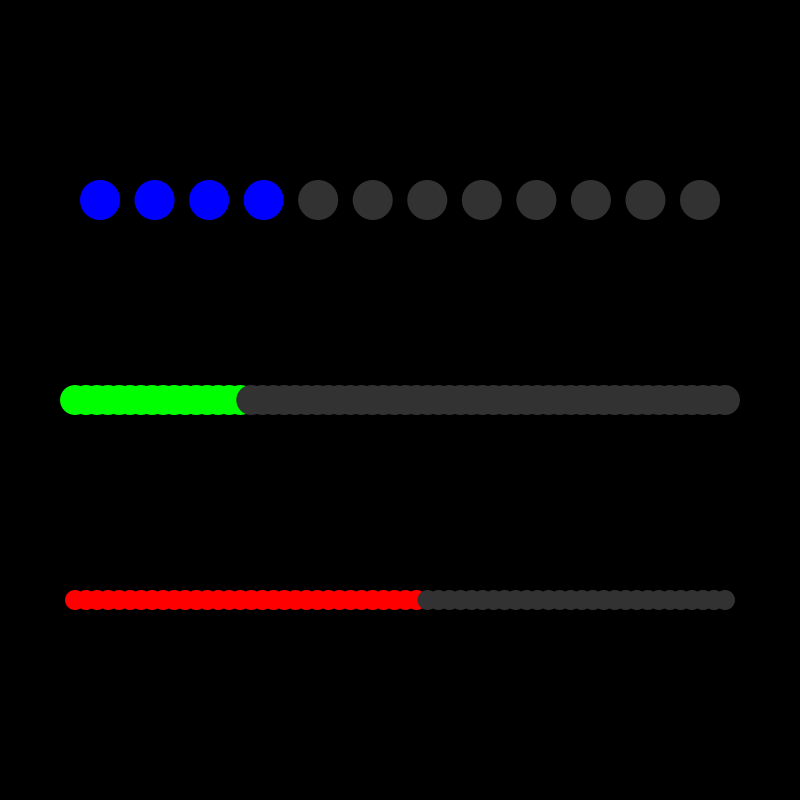
Frame 1 (no input)
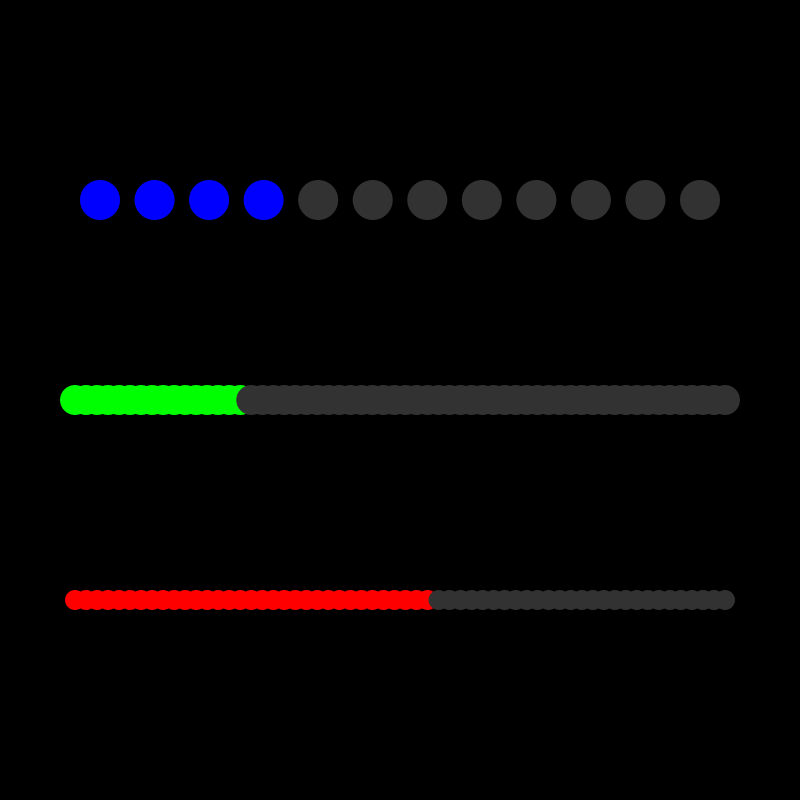
Frame 60 (the mouse pressed at the canvas centre just before this capture)
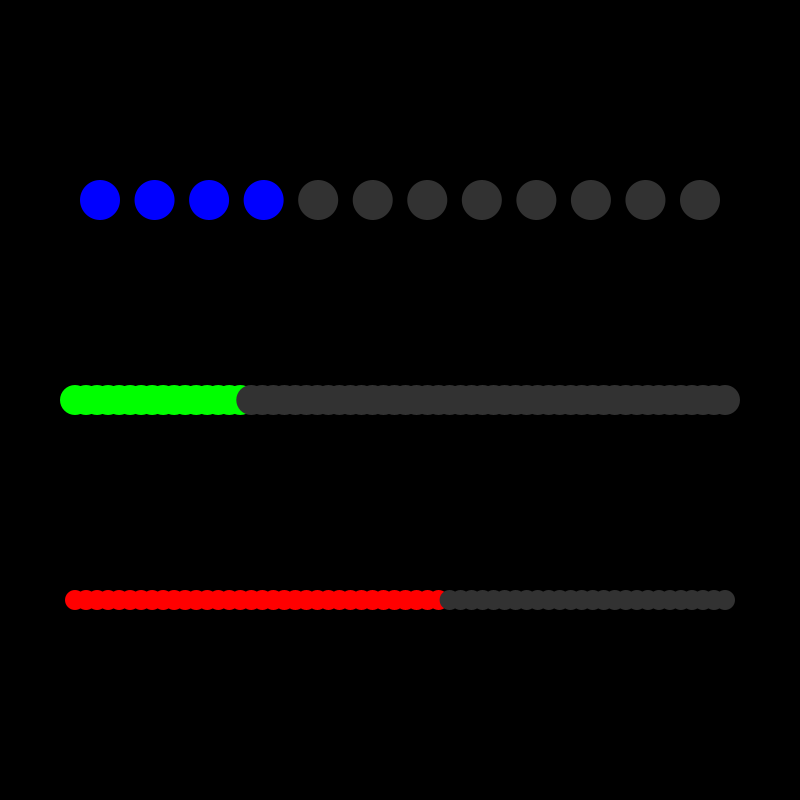
Frame 120 (the mouse held since frame 60 and released just before this capture)

The Processing sketch that drew these frames (run headless with seeded random() and noise(); from frame 60 on, the mouse is pressed at the canvas centre):

// Processing sketch: REYESabigail_ENTREGA_RELOJ
// ── REYESabigail_ENTREGA_RELOJ.pde
//Abigail Reyes - 202312353
//ENTREGA RELOJ 

void setup() {
size(800, 800);         
background(0);           
}

void draw() {
background(0);
fill(255);
noStroke();

// definir variables
int cantidadHoras = 12;
int cantidadMinSeg = 60;
int margenHoras = 100;
int margenMinSeg = 75;
int tamañoHora = 40;
int tamañoMinuto = 30;
int tamañoSegundo = 20;
int alturaHoras = height / 4;
int alturaMinutos = height / 2;
int alturaSegundos = 3 * height / 4;

// Variables de tiempo
int hora = hour();
int minuto = minute();
int segundo = second();

//Círculo de horas
for (int i = 0; i < cantidadHoras; i++) {
  float x = map(i, 0, cantidadHoras - 1, margenHoras, width - margenHoras); 
  float y = alturaHoras;
  if (i < hora % cantidadHoras) {
    fill(0, 0, 255);       
  } else {
    fill(50);              
  }
  ellipse(x, y, tamañoHora, tamañoHora);   
}

//Círculo de minutos
for (int i = 0; i < cantidadMinSeg; i++) {
  float x = map(i, 0, cantidadMinSeg - 1, margenMinSeg, width - margenMinSeg);    
  float y = alturaMinutos;
  if (i < minuto) {
    fill(0, 255, 0);       
  } else {
    fill(50);
  }
  ellipse(x, y, tamañoMinuto, tamañoMinuto);  
}

// Círculo de segundos
for (int i = 0; i < cantidadMinSeg; i++) {
  float x = map(i, 0, cantidadMinSeg - 1, margenMinSeg, width - margenMinSeg);    
  float y = alturaSegundos;
  if (i < segundo) {
    fill(255, 0, 0);       //Rojo puntos
  } else {
    fill(50);
  }
  ellipse(x, y, tamañoSegundo, tamañoSegundo);   
}
}
